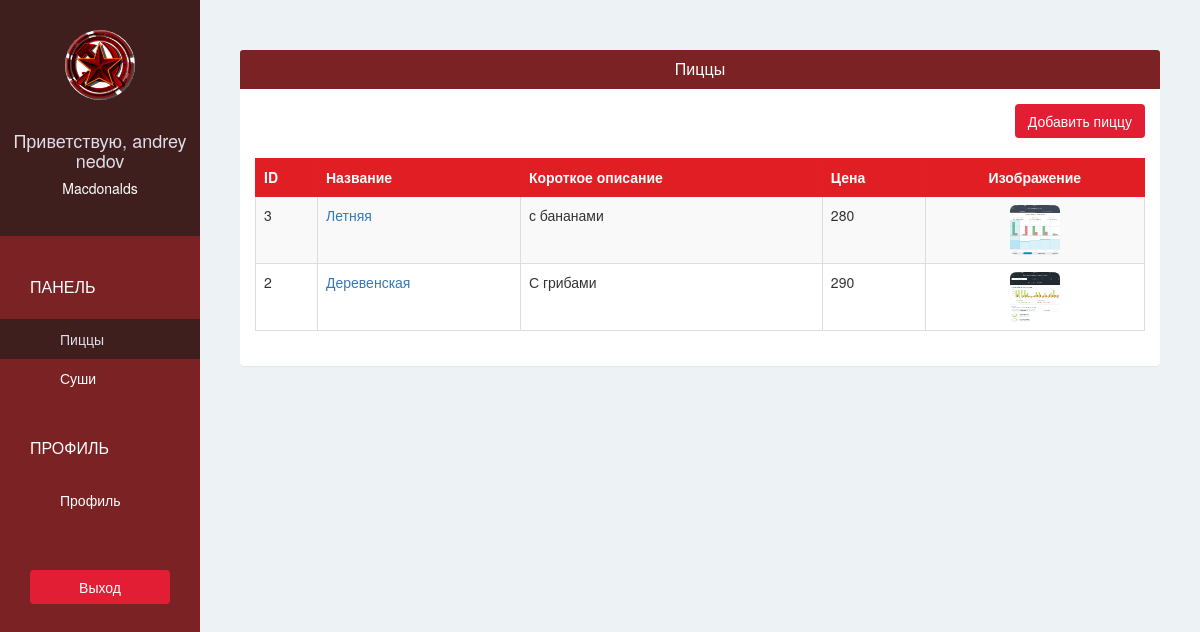
Screenshot of /pizzashop/pizza/ (signed in) with the database file from the repository.
### pizzashopapp/models.py (models this page shows, shortened)
class PizzaShop(models.Model):
    owner = models.OneToOneField(User, on_delete=models.CASCADE, related_name='pizzashop')
    name = models.CharField(max_length=100, verbose_name = 'Название')
    phone = models.CharField(max_length=100, verbose_name = 'Телефон')
    address = models.CharField(max_length=100, verbose_name = 'Адрес')
    logo = models.ImageField(upload_to='pizzashop_logo/', blank = False, verbose_name = 'Логотип')

class Pizza(models.Model):
    pizzashop = models.ForeignKey(PizzaShop)
    name = models.CharField(max_length=30)
    short_description = models.CharField(max_length=100)
    image = models.ImageField(upload_to=get_pizza_upload_path, blank=False)
    price = models.IntegerField(default=0)

### pizzashopapp/views.py (the view)
# urls.py: url(r'^pizzashop/pizza/$', views.pizzashop_pizza, name='pizzashop-pizza'),
@login_required(login_url='/pizzashop/sign-in/')
def pizzashop_pizza(request):
    pizzas = Pizza.objects.filter(pizzashop = request.user.pizzashop).order_by("-id")
    return render(request, 'pizzashop/pizza.html', {
        'pizzas':pizzas,
    })

### pizzashopapp/templates/pizzashop/pizza.html
{% extends 'pizzashop/base.html' %}
{% block page %}
<div class="panel">
  <div class="panel-heading bg-ruby">
    <h4 class="panel-title text-center text-white">
      Пиццы
    </h4>
  </div>
  <div class="panel-body">
    <div class="text-right">
      <a href="{% url 'pizzashop-add-pizza' %}"class="btn btn-red">Добавить пиццу</a>
      <br/>
      <br/>
    </div>
    <table class="table table-bordered table-hover table-striped">
      <thead>
        <tr class="bg-red text-white">
          <th>ID</th>
          <th>Название</th>
          <th>Короткое описание</th>
          <th>Цена</th>
          <th class="text-center">Изображение</th>
        </tr>
      </thead>
      <tbody>
        {% for pizza in pizzas %}
          <tr>
            <td scope="row">{{ pizza.id }}</td>
            <td><a href="{% url 'pizzashop-edit-pizza' pizza.id %}">{{ pizza.name }}</a></td>
            <td>{{ pizza.short_description }}</td>
            <td>{{ pizza.price }}</td>
            <td class="text-center"><img class="img-rounded" src="{{ MEDIA_URL }}{{ pizza.image }}" width = "50" height = "50"></td>
          </tr>
        {% endfor %}
      </tbody>
    </table>
  </div>
</div>
{% endblock %}

### pizzashopapp/templates/pizzashop/base.html (shortened to what this page needs)
{% extends 'base.html' %}
{% block sidebar %}
{% url 'pizzashop-pizza' as pizzashop_pizza_url %}
{% url 'pizzashop-account' as pizzashop_account_url %}
  <div class="text-center">
    <img class="img-circle" src="{{ MEDIA_URL }}{{ request.user.pizzashop.logo }}" width="70" height="70" >
    <br/>
    <br/>
    <h4>Приветствую, {{ request.user.get_full_name }}</h4>
    <h5>{{ request.user.pizzashop.name }}</h5>
  </div>
  <div class="list-group">
    <span class="text-uppercase">Панель</span>
    <a href="{% url 'pizzashop-pizza' %}"
    class="list-group-item {% if request.path ==  pizzashop_pizza_url %} active {% endif %}">Пиццы</a>
    <a href="{% url 'pizzashop-sushi' %}"
    class="list-group-item {% if request.path ==  pizzashop_sushi_url %} active {% endif %}">Суши</a>
    <span class="text-uppercase">Профиль</span>
    <a href="{% url 'pizzashop-account' %}"
    class="list-group-item {% if request.path ==  pizzashop_account_url %} active {% endif %}">Профиль</a>
  </div>
  <div class="text-center">
    <a href="{% url 'pizzashop-sign-out' %}?next={{ request.path }}" class="btn btn-red">Выход</a>
  </div>
{% endblock %}

### pizzashopapp/static/css/style.css (style rules this page uses)
body { padding-top: 50px; background-color: #EDF2F5; overflow: auto; }
.bg-ruby { background-color: #7B2324; }
.bg-red { background-color: #E21E25; }
.text-white { color: white; }
.btn-red { color: white; background-color: #E21E35; }
.sidebar > div:first-child { padding: 30px 10px; font-weight: bold; font-size: 15px; background-color: #3F1E1E; }
.sidebar > div:first-child > h4 { color: #e0deeb; }
.sidebar > div:first-child > h5 { color: #ffffff; }
.sidebar .list-group { padding: 0; background-color: #7B2324; }
.sidebar .list-group > span { color: white; display: block;; margin-top: 20px; padding: 20px 30px; font-size: 16px; font-weight: 300px; }
.sidebar .list-group .list-group-item, .sidebar .list-group .list-group-item:focus { background-color: #7B2324; color: white; border: 0; padding-left: 60px; padding-right: 30px; }
.sidebar .list-group .list-group-item.active, .sidebar .list-group .list-group-item:hover { background-color: #3F1E1E; color: #e0deeb; }
.sidebar > div:last-child { padding: 30px; }
.sidebar > div:last-child .btn { width: 100%; }
.content .panel { border: none; }
.table > thead > tr > th, .table > thead > tr > td { vertical-align: middle; }
.table, .table > thead > tr > th { border-color: #E31E25; }

### rows the page displays
Pizza: id "3", name "Летняя", short_description "с бананами", price "280", image (picture)
Pizza: id "2", name "Деревенская", short_description "С грибами", price "290", image (picture)

### other values shown
{{ request.user.get_full_name }} "andrey nedov"
{{ request.user.pizzashop.name }} "Macdonalds"
